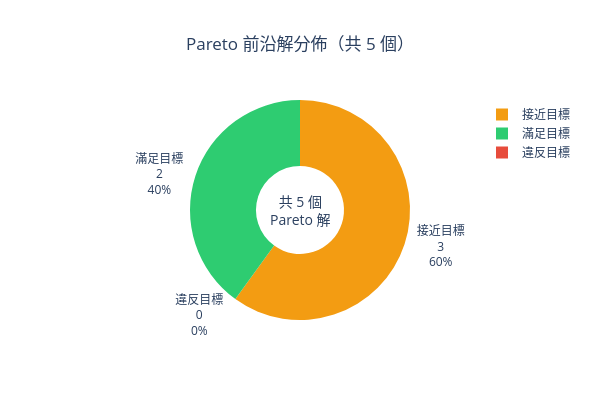
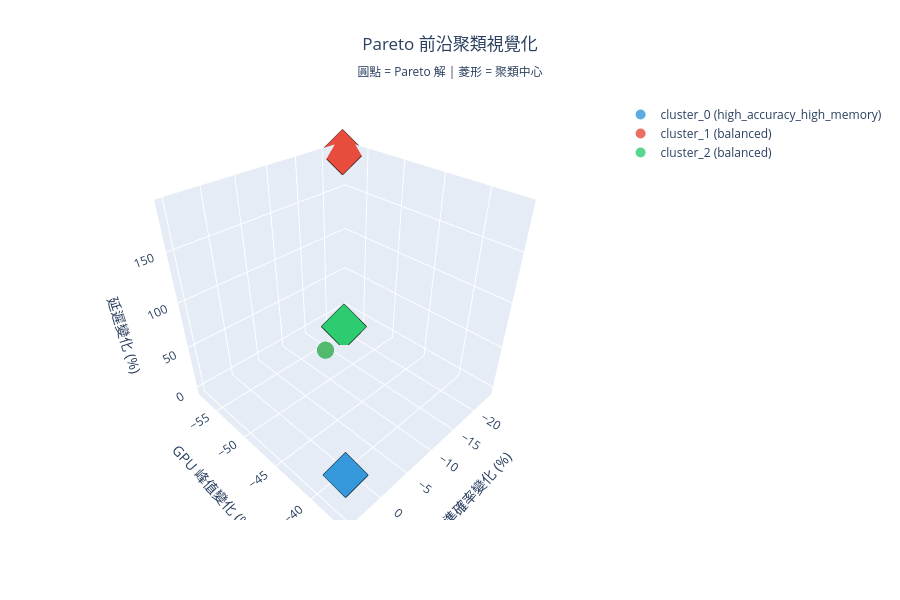

Notebook source saved alongside these figures, in order:
### Markdown cell above
## 13. Pareto 前沿深度分析

以下視覺化基於 `pareto_deep_analysis.json`，提供 Pareto 前沿的深度分析，包括聚類、策略對比和權衡關係。

### Code cell
# 視覺化 C：Pareto 統計與聚類分析
if pareto_analysis:
    # 1. 顯示 Pareto 統計資訊
    stats = pareto_analysis.get('pareto_statistics', {})
    
    print("\n" + "="*70)
    print("Pareto 前沿深度分析")
    print("="*70)
    
    print(f"\n【Pareto 前沿統計】")
    print(f"  總 Pareto 解數量: {stats.get('total_pareto_solutions', 0)}")
    print(f"  滿足所有目標: {stats.get('satisfying_targets', 0)} 個")
    print(f"  接近目標（單維度違反）: {stats.get('close_to_targets', 0)} 個")
    print(f"  違反目標（多維度違反）: {stats.get('violating_targets', 0)} 個")
    
    # 2. 視覺化統計分佈（圓環圖）
    total = stats.get('total_pareto_solutions', 0)
    if total > 0:
        satisfying = stats.get('satisfying_targets', 0)
        close = stats.get('close_to_targets', 0)
        violating = stats.get('violating_targets', 0)
        
        fig = go.Figure(data=[go.Pie(
            labels=['滿足目標', '接近目標', '違反目標'],
            values=[satisfying, close, violating],
            hole=0.4,
            marker_colors=['#2ECC71', '#F39C12', '#E74C3C'],
            textinfo='label+percent+value',
            textposition='outside',
            hovertemplate='<b>%{label}</b><br>' +
                         '數量: %{value}<br>' +
                         '比例: %{percent}<extra></extra>'
        )])
        
        fig.update_layout(
            title=dict(
                text=f'Pareto 前沿解分佈（共 {total} 個）',
                x=0.5,
                xanchor='center'
            ),
            height=400,
            width=600,
            annotations=[dict(
                text=f'共 {total} 個<br>Pareto 解',
                x=0.5, y=0.5,
                font_size=14,
                showarrow=False
            )]
        )
        
        fig.show()
    
    # 3. 顯示聚類資訊
    clusters = pareto_analysis.get('pareto_clusters', {})
    if clusters:
        print(f"\n【Pareto 前沿聚類分析】")
        print(f"聚類數量: {len(clusters)}")
        
        # 建立聚類表格
        cluster_data = []
        for cluster_name, cluster_info in clusters.items():
            centroid = cluster_info.get('centroid', {})
            cluster_data.append({
                '聚類': cluster_name,
                '標籤': cluster_info.get('label', 'N/A'),
                '包含解數': cluster_info.get('size', 0),
                '準確率變化（中心）': f"{centroid.get('accuracy_change', 0)*100:+.2f}%",
                'GPU 變化（中心）': f"{centroid.get('gpu_peak_change', 0)*100:+.2f}%",
                '延遲變化（中心）': f"{centroid.get('latency_change', 0)*100:+.2f}%",
                '特徵描述': cluster_info.get('characteristics', 'N/A')
            })
        
        df_clusters = pd.DataFrame(cluster_data)
        print("\n聚類詳情：")
        display(df_clusters.style.hide(axis='index'))
        
        # 4. 3D 散點圖視覺化聚類
        if 'solutions' in pareto and pareto['solutions']:
            # 為每個 Pareto 解分配聚類顏色
            pareto_solutions = pareto['solutions']
            
            # 建立試驗 ID 到聚類的映射
            trial_to_cluster = {}
            cluster_colors = ['#3498DB', '#E74C3C', '#2ECC71', '#9B59B6', '#F39C12']
            
            for cluster_name, cluster_info in clusters.items():
                cluster_idx = int(cluster_name.split('_')[-1])
                for trial_id in cluster_info.get('trial_ids', []):
                    trial_to_cluster[trial_id] = {
                        'color': cluster_colors[cluster_idx % len(cluster_colors)],
                        'label': cluster_info.get('label', cluster_name)
                    }
            
            # 繪製 3D 散點圖
            fig = go.Figure()
            
            # 按聚類分組繪製
            for cluster_name, cluster_info in clusters.items():
                cluster_idx = int(cluster_name.split('_')[-1])
                cluster_trials = []
                
                for i, sol in enumerate(pareto_solutions):
                    if i in cluster_info.get('trial_ids', []):
                        cluster_trials.append(sol)
                
                if cluster_trials:
                    fig.add_trace(go.Scatter3d(
                        x=[t['objectives']['accuracy_change'] * 100 for t in cluster_trials],
                        y=[t['objectives']['gpu_peak_change'] * 100 for t in cluster_trials],
                        z=[t['objectives']['latency_change'] * 100 for t in cluster_trials],
                        mode='markers',
                        marker=dict(
                            size=10,
                            color=cluster_colors[cluster_idx % len(cluster_colors)],
                            opacity=0.8
                        ),
                        name=f"{cluster_name} ({cluster_info.get('label', 'N/A')})",
                        text=[f"{t['config'].get('method', '?')} {t['config'].get('bits', t['config'].get('w_bit', '?'))}bit" 
                              for t in cluster_trials],
                        hovertemplate='<b>%{text}</b><br>' +
                                     '準確率變化: %{x:+.2f}%<br>' +
                                     'GPU 變化: %{y:+.2f}%<br>' +
                                     '延遲變化: %{z:+.2f}%<extra></extra>'
                    ))
            
            # 添加聚類中心
            for cluster_name, cluster_info in clusters.items():
                cluster_idx = int(cluster_name.split('_')[-1])
                centroid = cluster_info.get('centroid', {})
                
                fig.add_trace(go.Scatter3d(
                    x=[centroid.get('accuracy_change', 0) * 100],
                    y=[centroid.get('gpu_peak_change', 0) * 100],
                    z=[centroid.get('latency_change', 0) * 100],
                    mode='markers',
                    marker=dict(
                        size=15,
                        color=cluster_colors[cluster_idx % len(cluster_colors)],
                        symbol='diamond',
                        line=dict(color='black', width=2)
                    ),
                    name=f"{cluster_name} 中心",
                    showlegend=False,
                    hovertemplate='<b>聚類中心: ' + cluster_name + '</b><br>' +
                                 '準確率變化: %{x:+.2f}%<br>' +
                                 'GPU 變化: %{y:+.2f}%<br>' +
                                 '延遲變化: %{z:+.2f}%<extra></extra>'
                ))
            
            fig.update_layout(
                title=dict(
                    text='Pareto 前沿聚類視覺化<br><sub>圓點 = Pareto 解 | 菱形 = 聚類中心</sub>',
                    x=0.5,
                    xanchor='center'
                ),
                scene=dict(
                    xaxis_title='準確率變化 (%)',
                    yaxis_title='GPU 峰值變化 (%)',
                    zaxis_title='延遲變化 (%)'
                ),
                height=600,
                width=900
            )
            
            fig.show()
    else:
        print("\n⚠️ 沒有聚類資訊（可能 Pareto 解數量太少）")
        
else:
    print("\n⚠️ 沒有 Pareto 前沿深度分析資料")
    print("提示：確認實驗目錄中存在 pareto_deep_analysis.json 檔案")

### Figure 1 — Plotly figure (JSON) as saved in the notebook; plotly's stock layout.template omitted (floating-point values rounded to 4 significant figures)
{"data": [{"hole": 0.4, "hovertemplate": "<b>%{label}</b><br>數量: %{value}<br>比例: %{percent}<extra></extra>", "labels": ["滿足目標", "接近目標", "違反目標"], "marker": {"colors": ["#2ECC71", "#F39C12", "#E74C3C"]}, "textinfo": "label+percent+value", "textposition": "outside", "type": "pie", "values": [2, 3, 0]}], "layout": {"annotations": [{"font": {"size": 14}, "showarrow": false, "text": "共 5 個<br>Pareto 解", "x": 0.5, "y": 0.5}], "height": 400, "title": {"text": "Pareto 前沿解分佈（共 5 個）", "x": 0.5, "xanchor": "center"}, "width": 600}}

### Figure 2 — Plotly figure (JSON) as saved in the notebook; plotly's stock layout.template omitted (floating-point values rounded to 4 significant figures)
{"data": [{"hovertemplate": "<b>%{text}</b><br>準確率變化: %{x:+.2f}%<br>GPU 變化: %{y:+.2f}%<br>延遲變化: %{z:+.2f}%<extra></extra>", "marker": {"color": "#3498DB", "opacity": 0.8, "size": 10}, "mode": "markers", "name": "cluster_0 (high_accuracy_high_memory)", "text": ["gptq 3bit"], "type": "scatter3d", "x": [-23.73], "y": [-57.8], "z": [179.5]}, {"hovertemplate": "<b>%{text}</b><br>準確率變化: %{x:+.2f}%<br>GPU 變化: %{y:+.2f}%<br>延遲變化: %{z:+.2f}%<extra></extra>", "marker": {"color": "#E74C3C", "opacity": 0.8, "size": 10}, "mode": "markers", "name": "cluster_1 (balanced)", "text": ["gptq 3bit", "gptq 4bit"], "type": "scatter3d", "x": [-23.73, -13.56], "y": [-57.8, -53.59], "z": [179.5, -4.049]}, {"hovertemplate": "<b>%{text}</b><br>準確率變化: %{x:+.2f}%<br>GPU 變化: %{y:+.2f}%<br>延遲變化: %{z:+.2f}%<extra></extra>", "marker": {"color": "#2ECC71", "opacity": 0.8, "size": 10}, "mode": "markers", "name": "cluster_2 (balanced)", "text": ["gptq 3bit", "gptq 4bit"], "type": "scatter3d", "x": [-23.73, -13.56], "y": [-57.8, -53.59], "z": [179.5, -4.049]}, {"hovertemplate": "<b>聚類中心: cluster_0</b><br>準確率變化: %{x:+.2f}%<br>GPU 變化: %{y:+.2f}%<br>延遲變化: %{z:+.2f}%<extra></extra>", "marker": {"color": "#3498DB", "line": {"color": "black", "width": 2}, "size": 15, "symbol": "diamond"}, "mode": "markers", "name": "cluster_0 中心", "showlegend": false, "type": "scatter3d", "x": [5.08], "y": [-36.41], "z": [46.1]}, {"hovertemplate": "<b>聚類中心: cluster_1</b><br>準確率變化: %{x:+.2f}%<br>GPU 變化: %{y:+.2f}%<br>延遲變化: %{z:+.2f}%<extra></extra>", "marker": {"color": "#E74C3C", "line": {"color": "black", "width": 2}, "size": 15, "symbol": "diamond"}, "mode": "markers", "name": "cluster_1 中心", "showlegend": false, "type": "scatter3d", "x": [-22.88], "y": [-57.63], "z": [189.2]}, {"hovertemplate": "<b>聚類中心: cluster_2</b><br>準確率變化: %{x:+.2f}%<br>GPU 變化: %{y:+.2f}%<br>延遲變化: %{z:+.2f}%<extra></extra>", "marker": {"color": "#2ECC71", "line": {"color": "black", "width": 2}, "size": 15, "symbol": "diamond"}, "mode": "markers", "name": "cluster_2 中心", "showlegend": false, "type": "scatter3d", "x": [-18.64], "y": [-54.3], "z": [6.57]}], "layout": {"height": 600, "scene": {"xaxis": {"title": {"text": "準確率變化 (%)"}}, "yaxis": {"title": {"text": "GPU 峰值變化 (%)"}}, "zaxis": {"title": {"text": "延遲變化 (%)"}}}, "title": {"text": "Pareto 前沿聚類視覺化<br><sub>圓點 = Pareto 解 | 菱形 = 聚類中心</sub>", "x": 0.5, "xanchor": "center"}, "width": 900}}
